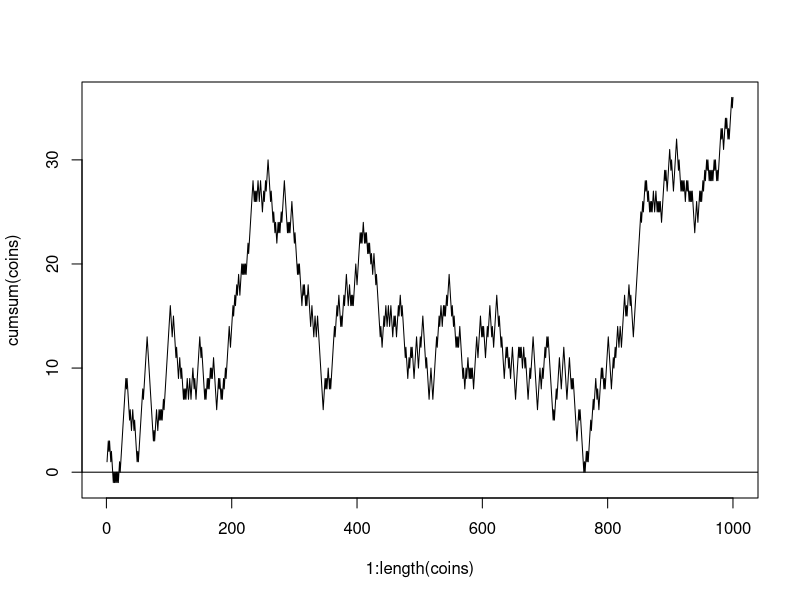
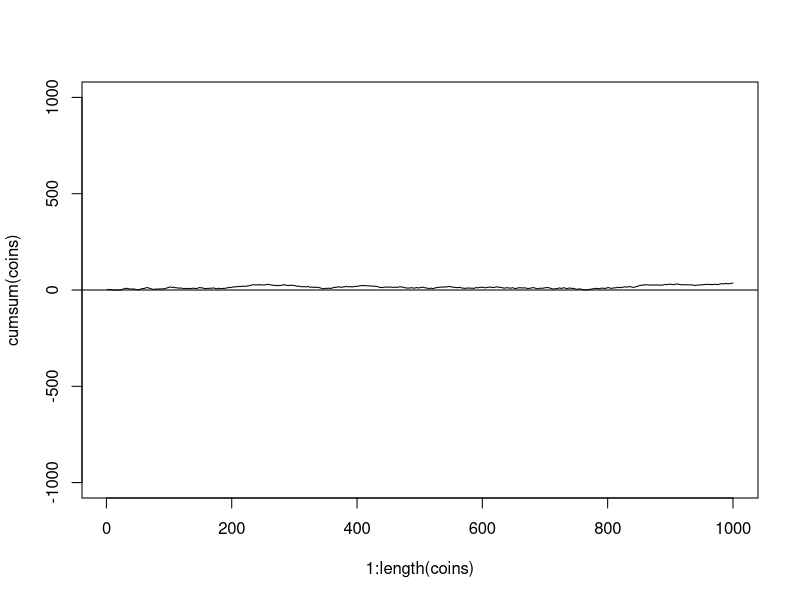
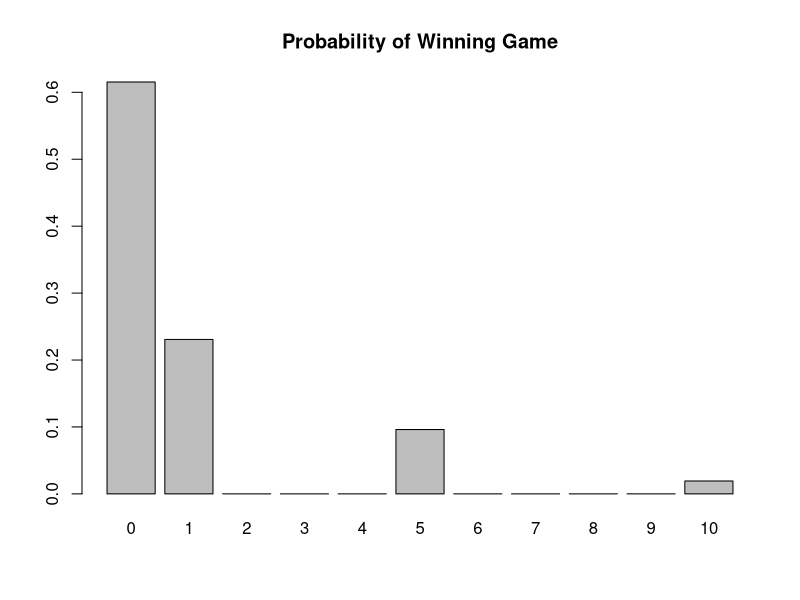
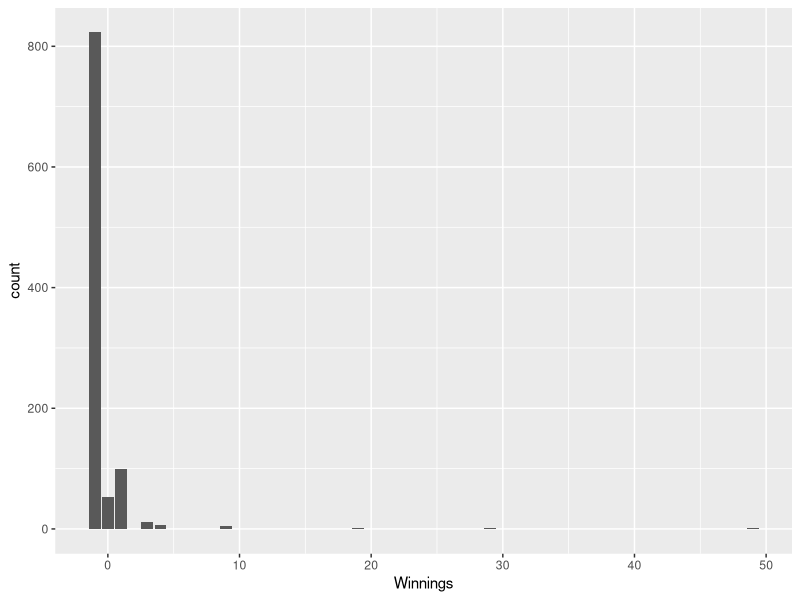

Reproduce these figures in R, in order.
## ---- chunk 1
set.seed(2112)
library(ggplot2)
## ---- chunk 2
coins <- sample(c(-1,1), 1000, replace=TRUE)
plot(1:length(coins), cumsum(coins), type='l')
abline(h=0)
## ---- chunk 3
plot(1:length(coins), cumsum(coins), type='l', ylim=c(-1000, 1000))
abline(h=0)
## ---- chunk 4
cards <- data.frame(Event = c('Heart (not ace)','Ace','King of Spades','All else'),
	X = c(1, 5, 10, 0),	pX = c(12/52, 5/52, 1/52, 32/52) )
cards$XpX <- cards$X * cards$pX
cards2 <- rep(0, 11)
cards2[cards$X + 1] <- cards$pX
names(cards2) <- 0:10
barplot(cards2, main='Probability of Winning Game')
## ---- chunk 5
tickets <- as.data.frame(rbind(
	c(    '$1',    1,     15),
	c(    '$2',    2,     11),
	c(    '$4',    4,     62),
	c(    '$5',    5,    100),
	c(   '$10',   10,    143),
	c(   '$20',   20,    250),
	c(   '$30',   30,    562),
	c(   '$50',   50,   3482),
	c(  '$100',  100,   6681),
	c(  '$500',  500,  49440),
	c('$1500',  1500, 375214),
	c('$2500',  2500, 618000)
), stringsAsFactors=FALSE)
names(tickets) <- c('Winnings', 'Value', 'Odds')
tickets$Value <- as.integer(tickets$Value)
tickets$Odds <- as.integer(tickets$Odds)
## ---- chunk 6
odds <- sample(max(tickets$Odds), 1000, replace=TRUE)
vals <- rep(-1, length(odds))
for(i in 1:nrow(tickets)) {
	vals[odds %% tickets[i,'Odds'] == 0] <- tickets[i,'Value'] - 1 
}
head(vals, n=20)
mean(vals)
## ---- chunk 7
ggplot(data.frame(Winnings=vals), aes(x=Winnings)) + geom_bar(binwidth=1)
